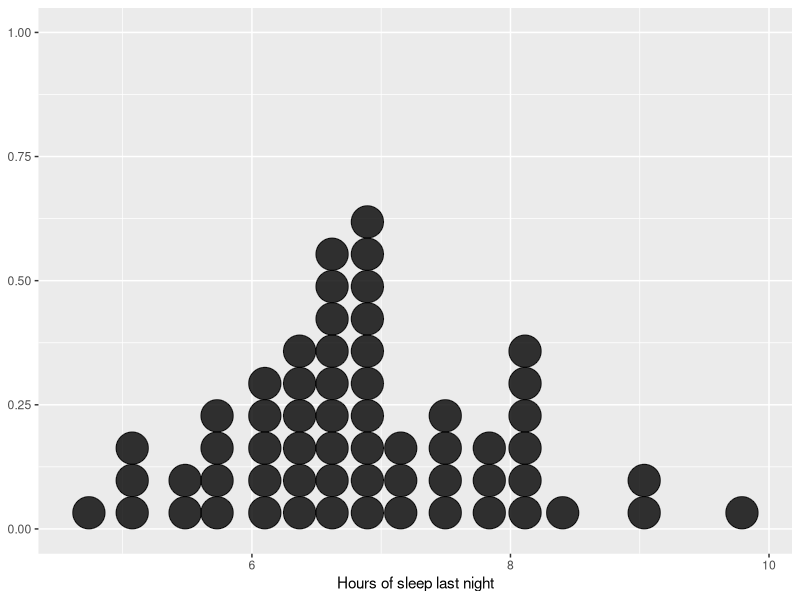
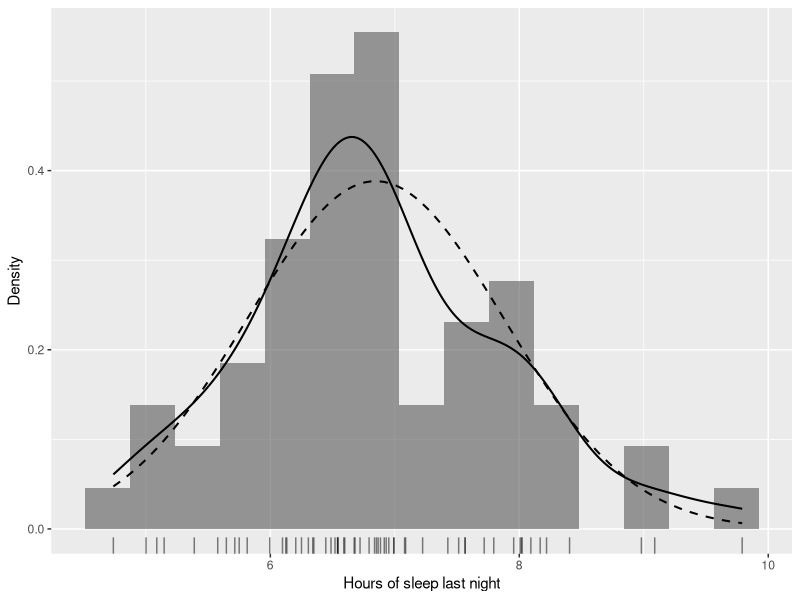
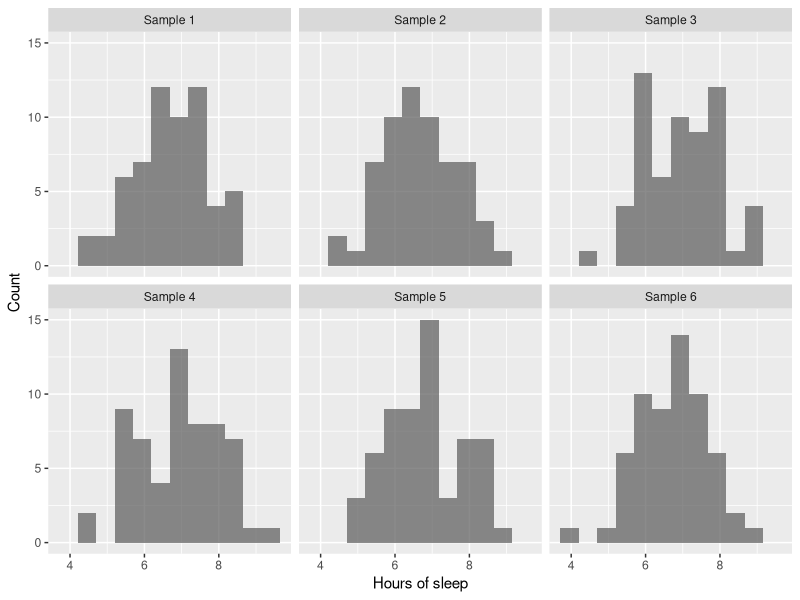
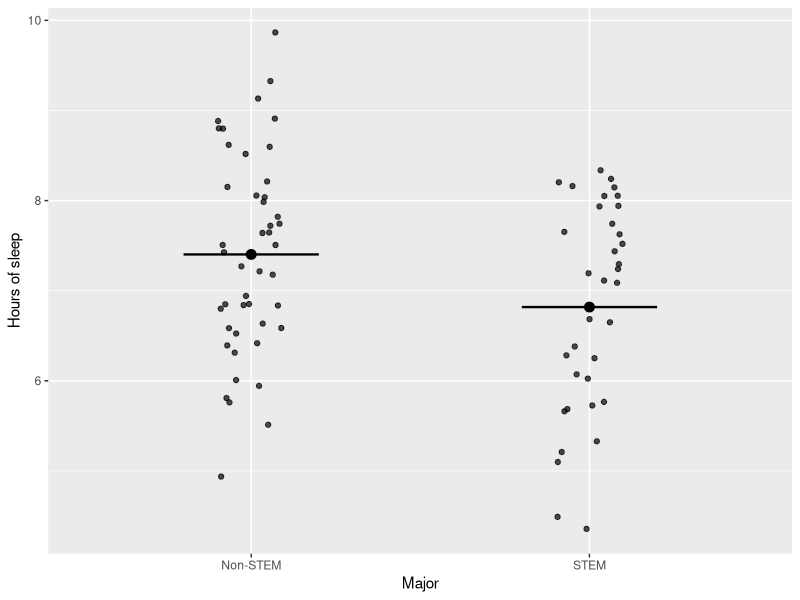
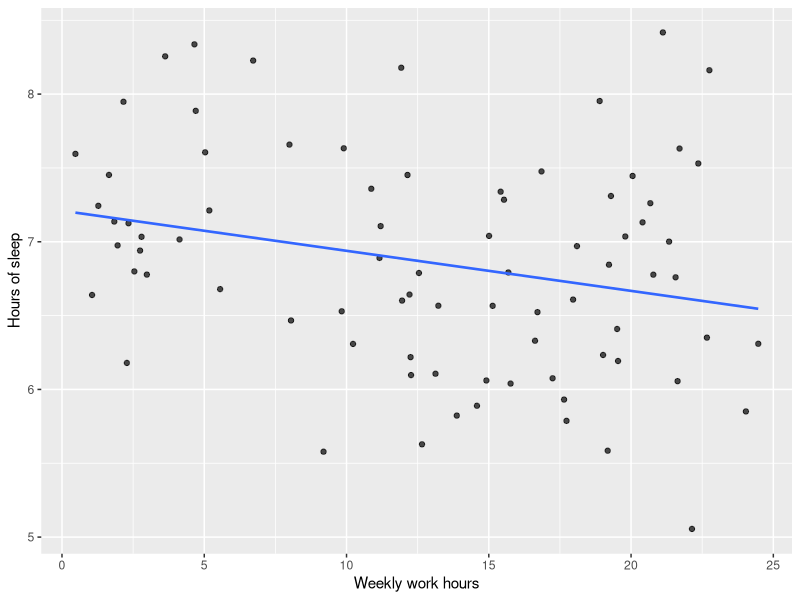

Here is the R script that generated these plots, in order:
## ---- chunk 1
#| label: setup-model-based
#| include: false
#| message: false
#| warning: false

set.seed(2025)

library(ggplot2)
library(dplyr)
library(tidyr)
## ---- chunk 2
#| label: sim-sleep-data
#| echo: true
#| message: false
#| warning: false

n <- 60

# Simulate a "true" population: Normal with mean 7, sd 1, truncated to [3, 10]
sleep_pop <- rnorm(100000, mean = 7, sd = 1)
sleep_pop <- pmin(pmax(sleep_pop, 3), 10)

# Draw a sample of 60 students from this population
sleep_sample <- sample(sleep_pop, size = n, replace = FALSE)

sleep_df <- tibble(
  id   = 1:n,
  sleep_hours = sleep_sample
)

head(sleep_df)
## ---- chunk 3
#| label: fig-sleep-dotplot
#| echo: false
#| fig-cap: "A dotplot of hours of sleep for 60 sampled students."

ggplot(sleep_df, aes(x = sleep_hours)) +
  geom_dotplot(binwidth = 0.25, alpha = 0.8) +
  labs(
    x = "Hours of sleep last night",
    y = NULL
  )
## ---- chunk 4
#| label: fig-sleep-curve
#| echo: false
#| fig-cap: "Observed sample (histogram and rug plot) with a smooth density curve representing a possible model for the population distribution."

mu_hat <- mean(sleep_df$sleep_hours)
sd_hat <- sd(sleep_df$sleep_hours)

ggplot(sleep_df, aes(x = sleep_hours)) +
  geom_histogram(aes(y = after_stat(density)), bins = 15, alpha = 0.6) +
  geom_rug(alpha = 0.5) +
  # Empirical density
  geom_density(linewidth = 0.7) +
  # Normal curve with sample mean and sd
  stat_function(
    fun = dnorm,
    args = list(mean = mu_hat, sd = sd_hat),
    linewidth = 0.7,
    linetype = "dashed"
  ) +
  labs(
    x = "Hours of sleep last night",
    y = "Density"
  )
## ---- chunk 5
#| label: fig-sleep-sim
#| echo: false
#| fig-cap: "Several simulated samples from the same model for hours of sleep. Each panel shows a different sample of 60 students."

B <- 6    # number of simulated samples to display
n_sim <- n

sim_list <- lapply(1:B, function(b) {
  tibble(
    sample_id = paste0("Sample ", b),
    sleep_hours = rnorm(n_sim, mean = mu_hat, sd = sd_hat)
  )
})

sleep_sim_df <- bind_rows(sim_list)

ggplot(sleep_sim_df, aes(x = sleep_hours)) +
  geom_histogram(bins = 12, alpha = 0.7) +
  facet_wrap(~ sample_id, ncol = 3) +
  labs(
    x = "Hours of sleep",
    y = "Count"
  )
## ---- chunk 6
#| label: sim-sleep-groups
#| echo: true
#| message: false
#| warning: false

n_stem    <- 35
n_nonstem <- 45

# "True" group means and common sd for illustration
mu_nonstem_true <- 7.2
mu_stem_true    <- 6.8
sigma_true      <- 0.9

sleep_groups_df <- tibble(
  major = c(rep("Non-STEM", n_nonstem), rep("STEM", n_stem)),
  x     = if_else(major == "STEM", 1, 0),
  sleep_hours = c(
    rnorm(n_nonstem, mean = mu_nonstem_true, sd = sigma_true),
    rnorm(n_stem,    mean = mu_stem_true,    sd = sigma_true)
  )
)

head(sleep_groups_df)
## ---- chunk 7
#| label: fig-sleep-groups
#| echo: false
#| fig-cap: "Hours of sleep by major group. Points show individual students. Horizontal lines show group means from a simple linear model."

# Fit a simple linear model: sleep_hours ~ x
fit_groups <- lm(sleep_hours ~ x, data = sleep_groups_df)

coef(fit_groups)

# Compute fitted group means
group_means <- sleep_groups_df %>%
  group_by(major) %>%
  summarise(mean_sleep = mean(sleep_hours), .groups = "drop")

ggplot(sleep_groups_df, aes(x = major, y = sleep_hours)) +
  geom_jitter(width = 0.1, alpha = 0.7) +
  geom_point(data = group_means, aes(y = mean_sleep),
             size = 3) +
  geom_segment(
    data = group_means,
    aes(x = as.numeric(factor(major)) - 0.2,
        xend = as.numeric(factor(major)) + 0.2,
        y = mean_sleep, yend = mean_sleep),
    linewidth = 0.8
  ) +
  labs(
    x = "Major",
    y = "Hours of sleep"
  )
## ---- chunk 8
#| label: sim-sleep-work
#| echo: true
#| message: false
#| warning: false

n_reg <- 80

work_hours <- runif(n_reg, min = 0, max = 25)  # weekly work hours

beta0_true <- 7.5
beta1_true <- -0.04   # small negative association
sigma_reg  <- 0.7

sleep_reg_df <- tibble(
  work_hours  = work_hours,
  sleep_hours = beta0_true + beta1_true * work_hours + rnorm(n_reg, mean = 0, sd = sigma_reg)
)

head(sleep_reg_df)
## ---- chunk 9
#| label: fig-sleep-work-reg
#| echo: false
#| fig-cap: "Sleep versus weekly work hours, with a fitted regression line from the model $Y_i = \\beta_0 + \\beta_1 x_i + \\epsilon_i$."

fit_reg <- lm(sleep_hours ~ work_hours, data = sleep_reg_df)

coef(fit_reg)

ggplot(sleep_reg_df, aes(x = work_hours, y = sleep_hours)) +
  geom_point(alpha = 0.7) +
  geom_smooth(method = "lm", se = FALSE, linewidth = 0.9) +
  labs(
    x = "Weekly work hours",
    y = "Hours of sleep"
  )
